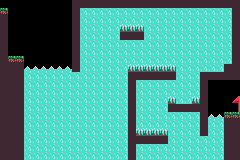

Tiled map render using the project's own tile images. Description and the whole map definition, tile-layer contents included, below:
An orthogonal 30x20 tile map with 8x8 px tiles, 1 tile layer (Level) and 1 object (PLAYER).

<map version="1.10" tiledversion="1.12.2" orientation="orthogonal" renderorder="right-down" width="30" height="20" tilewidth="8" tileheight="8" infinite="0" nextlayerid="3" nextobjectid="2">
 <tileset firstgid="1" source="tileset.tsx" />
 <layer id="1" name="Level" width="30" height="20">
  <data encoding="csv">
0,0,0,0,0,0,0,0,0,2,2,2,2,2,2,2,2,2,2,2,2,2,2,2,2,2,2,2,2,2,
1,0,0,0,0,0,0,0,0,2,8,8,8,8,8,8,8,8,8,8,8,8,8,8,8,8,8,8,8,2,
2,0,0,0,0,0,0,0,0,2,8,8,8,8,8,8,8,8,8,8,8,8,8,8,8,8,8,8,8,2,
2,0,0,0,0,0,0,0,0,2,8,8,8,8,8,11,11,11,8,8,8,8,8,8,8,8,8,8,8,2,
2,0,0,0,0,0,0,0,0,2,8,8,8,8,8,2,2,2,8,8,8,8,8,8,8,8,8,8,8,2,
2,0,0,0,0,0,0,0,0,2,8,8,8,8,8,8,8,8,8,8,8,8,8,8,8,8,8,8,8,2,
2,0,0,0,0,0,0,0,0,2,8,8,8,8,8,8,8,8,8,8,8,8,8,8,8,8,8,8,8,2,
2,1,1,0,0,0,0,0,0,2,8,8,8,8,8,8,8,8,8,8,8,8,8,8,8,8,8,8,8,2,
2,2,2,7,7,7,7,7,7,2,8,8,8,8,8,8,11,11,11,11,11,11,8,8,8,8,8,8,2,2,
2,2,2,8,8,8,8,8,8,8,8,8,8,8,8,8,2,2,2,2,2,2,8,8,8,2,2,2,2,2,
2,2,2,8,8,8,8,8,8,8,8,8,8,8,8,8,2,8,8,8,8,8,8,8,8,2,0,0,0,0,
2,2,2,8,8,8,8,8,8,8,8,8,8,8,8,8,2,8,8,8,8,8,8,8,8,2,0,0,0,0,
2,2,2,8,8,8,8,8,8,8,8,8,8,8,8,8,2,8,8,8,8,11,8,8,11,2,0,0,0,3,
2,2,2,8,8,8,8,8,8,8,8,8,8,8,8,8,2,8,8,8,8,2,2,2,2,2,0,0,0,4,
2,2,2,8,8,8,8,8,8,8,8,8,8,8,8,8,2,8,8,8,8,8,8,8,8,2,7,7,1,1,
2,2,2,8,8,8,8,8,8,8,8,8,8,8,8,8,2,8,8,8,8,8,8,8,8,2,8,8,2,2,
2,2,2,8,8,8,8,8,8,8,8,8,8,8,8,8,2,11,11,11,11,8,8,8,8,2,8,8,2,2,
2,2,2,8,8,8,8,8,8,8,8,8,8,8,8,8,2,2,2,2,2,8,8,8,8,8,8,8,2,2,
2,2,2,8,8,8,8,8,8,8,8,8,8,8,8,8,2,8,8,8,8,8,8,8,8,8,8,8,2,2,
2,2,2,8,8,8,8,8,8,8,8,8,8,8,8,8,2,8,8,8,8,8,8,8,8,8,8,8,2,2
</data>
 </layer>
 <objectgroup id="2" name="Objects">
  <object id="1" name="PLAYER" x="15.9297" y="46.6673">
   <point />
  </object>
 </objectgroup>
</map>
